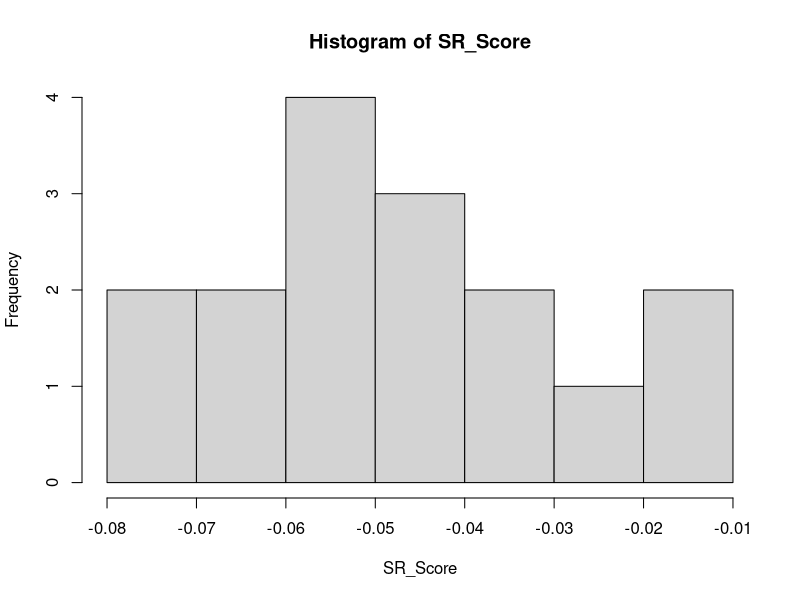
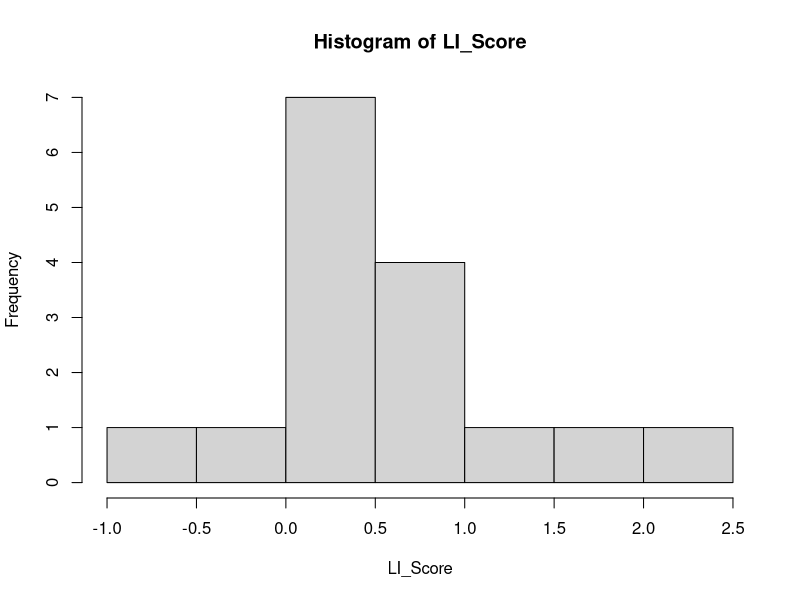

Here is the R script that generated these plots, in order:
## ---- chunk 1
knitr::opts_chunk$set(echo = TRUE)
## ---- chunk 2

library(dplyr)
library(data.table)
library(ggplot2)
library(grid)

## Import data
Input_data <- fread("data/data_sr_li.csv", header = TRUE)

## ---- chunk 3

LI_Score <- Input_data$`LI Score` 

SR_Score <- Input_data$`SR_Slope_ 11se_Norm`

cor.test(SR_Score, LI_Score)

hist(SR_Score)
hist(LI_Score)
